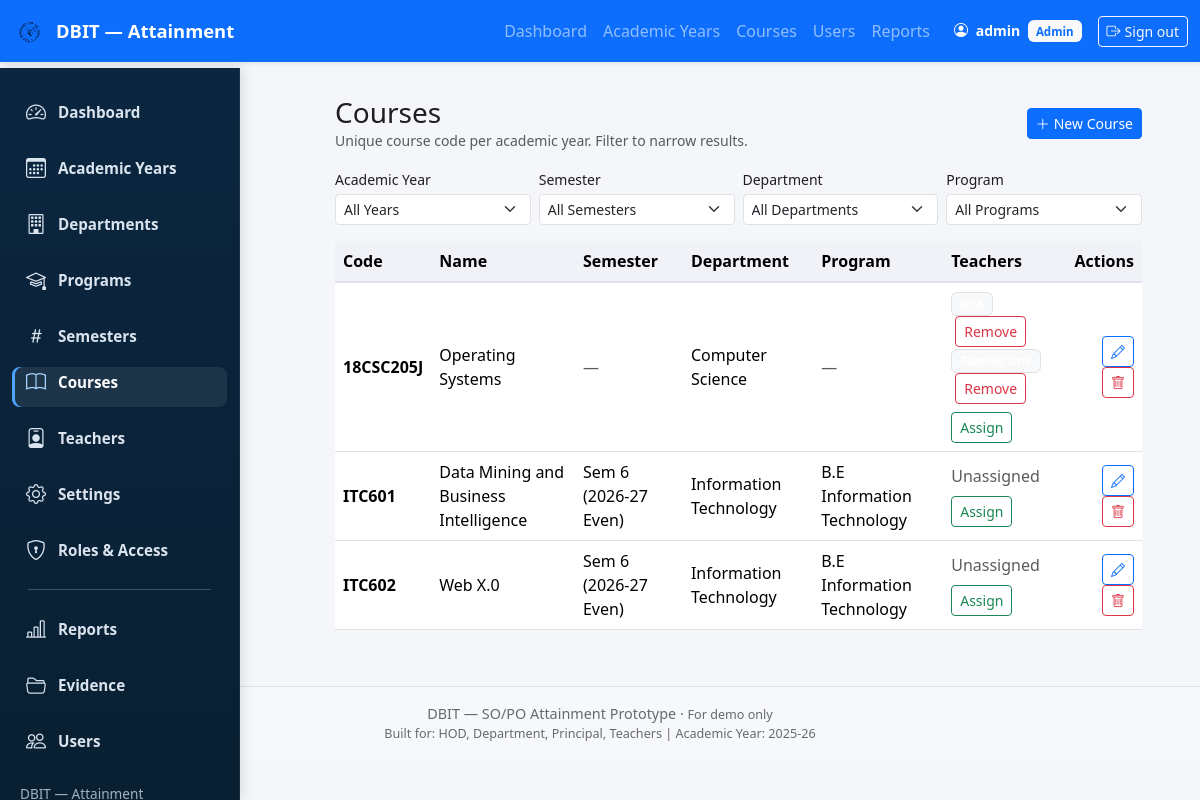
Before: /admin-panel/courses/ (signed in) with the older database file.
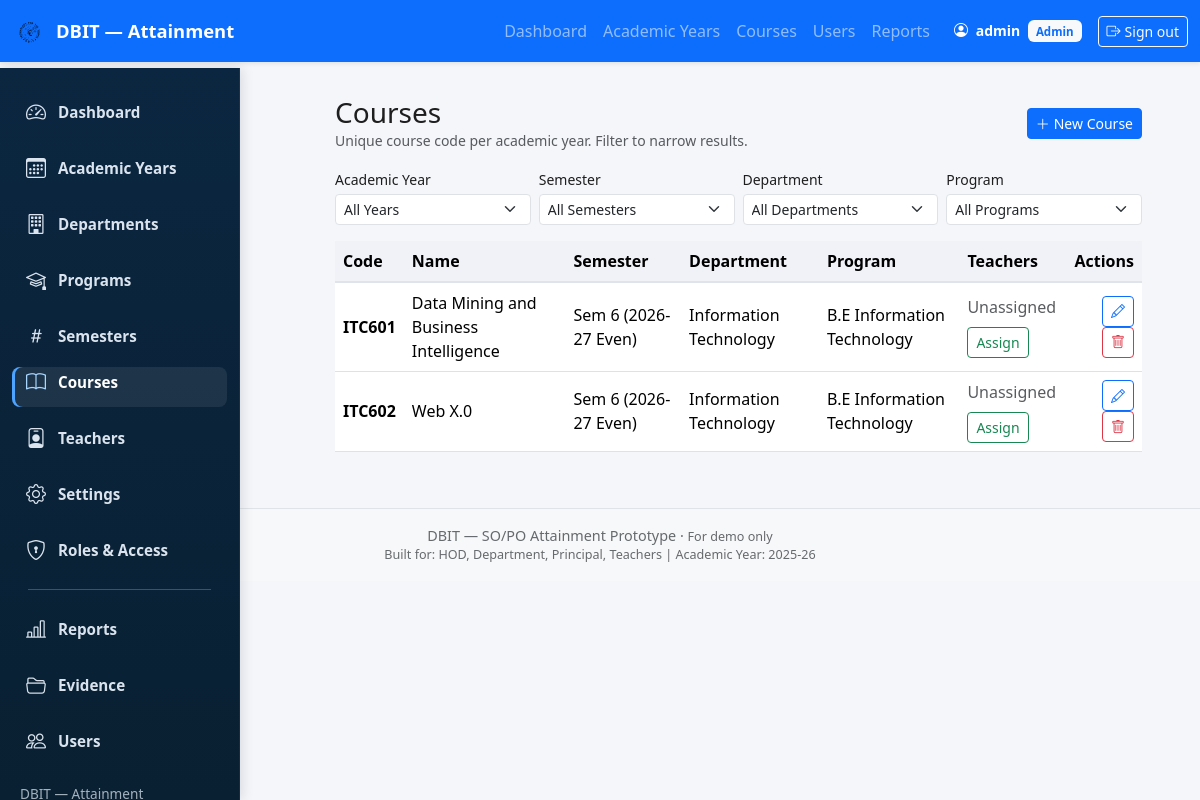
After: the same page with the newer database file.
### attainment/models.py (models this page shows, shortened)
class Course(models.Model):
    code = models.CharField(max_length=20)
    name = models.CharField(max_length=200)
    department = models.ForeignKey(
        Department, on_delete=models.CASCADE, related_name="courses"
    )
    academic_year = models.ForeignKey(
        AcademicYear, on_delete=models.CASCADE, null=True, blank=True
    )
    semester = models.ForeignKey(
        Semester, on_delete=models.CASCADE,
        null=True, blank=True, related_name="courses"
    )
    program = models.ForeignKey(
        Program, on_delete=models.CASCADE,
        null=True, blank=True, related_name="courses"
    )

class Department(models.Model):
    name = models.CharField(max_length=100, unique=True)
    is_first_year = models.BooleanField(default=False)

class TeacherCourseAssignment(models.Model):
    teacher = models.ForeignKey(
        User, on_delete=models.CASCADE, related_name="teaching"
    )
    course = models.ForeignKey(
        Course, on_delete=models.CASCADE, related_name="teachers"
    )

class Semester(models.Model):
    number = models.IntegerField()
    type = models.CharField(max_length=4, choices=SemesterType.choices)
    academic_year = models.ForeignKey(
        AcademicYear, on_delete=models.CASCADE, related_name="semesters"
    )
    is_locked = models.BooleanField(default=False)

class AcademicYear(models.Model):
    name = models.CharField(max_length=20, unique=True)
    is_active = models.BooleanField(default=False)

class Program(models.Model):
    name = models.CharField(max_length=200)
    department = models.ForeignKey(
        Department, on_delete=models.CASCADE, related_name="programs"
    )

### attainment/admin_views.py (the view)
# urls.py: path('admin-panel/courses/', av.admin_courses, name="admin_courses"),
@login_required
@role_required('ADMIN')
def admin_courses(request):
    f_ay = request.GET.get("ay")
    f_sem = request.GET.get("sem")
    f_dept = request.GET.get("dept")
    f_prog = request.GET.get("prog")
    courses = Course.objects.select_related(
        "semester", "semester__academic_year", "department", "program"
    )
    if f_ay:
        courses = courses.filter(semester__academic_year_id=f_ay)
    if f_sem:
        courses = courses.filter(semester_id=f_sem)
    if f_dept:
        courses = courses.filter(department_id=f_dept)
    if f_prog:
        courses = courses.filter(program_id=f_prog)
    courses = courses.order_by("code")
    academic_years = AcademicYear.objects.all().order_by("-is_active", "-name")
    semesters = Semester.objects.select_related("academic_year").order_by("academic_year__name", "number")
    departments = Department.objects.all().order_by("name")
    programs = Program.objects.select_related("department").order_by("department__name", "name")
    if f_ay:
        semesters = semesters.filter(academic_year_id=f_ay)
    teachers = User.objects.filter(profile__role=Role.TEACHER, is_active=True).order_by('first_name', 'last_name', 'username')
    return render(request, "admin_panel/courses.html", {
        "courses": courses,
        "academic_years": academic_years,
        "semesters": semesters,
        "departments": departments,
        "programs": programs,
        "teachers": teachers,
        "f_ay": int(f_ay) if f_ay else None,
        "f_sem": int(f_sem) if f_sem else None,
        "f_dept": int(f_dept) if f_dept else None,
        "f_prog": int(f_prog) if f_prog else None,
    })

### attainment/utils/rbac.py (called while the page is built)
def role_required(*allowed_roles):
    def decorator(view_func):
        @wraps(view_func)
        def _wrapped(request, *args, **kwargs):
            profile = getattr(request.user, "profile", None)
            if profile is None or profile.role not in allowed_roles:
                html = render_to_string("403.html", request=request)
                return HttpResponseForbidden(html)
            return view_func(request, *args, **kwargs)
        return _wrapped
    return decorator

### templates/admin_panel/courses.html (shortened to what the changed rows need)
{% extends "base.html" %}
{% block content %}
<div class="row">
  <div class="col-md-9">
    <div class="table-responsive">
      <table class="table table-hover align-middle">
        <thead class="table-light">
          <tr>
            <th>Code</th>
            <th>Name</th>
            <th>Semester</th>
            <th>Department</th>
            <th>Program</th>
            <th>Teachers</th>
            <th class="text-end">Actions</th>
          </tr>
        </thead>
        <tbody>
          {% for c in courses %}
          <tr>
            <td><strong>{{ c.code }}</strong></td>
            <td>{{ c.name }}</td>
            <td>
              {% if c.semester %}
                Sem {{ c.semester.number }} ({{ c.semester.academic_year.name }})
              {% else %}
                <span class="text-muted">—</span>
              {% endif %}
            </td>
            <td>{{ c.department.name }}</td>
            <td>
              {% if c.program %}{{ c.program.name }}{% else %}<span class="text-muted">—</span>{% endif %}
            </td>
            <td>
              {% with assigns=c.teachers.all %}
                {% if assigns %}
                  {% for a in assigns %}
                    <span class="badge bg-light border">{{ a.teacher.get_full_name|default:a.teacher.username }}</span>
                    <form method="post" action="{% url 'admin_unassign_course_from_teacher' a.teacher.pk c.pk %}" class="d-inline ms-1">
                      <button class="btn btn-sm btn-outline-danger">Remove</button>
                    </form>
                    <br/>
                  {% endfor %}
                {% else %}
                  <span class="text-muted">Unassigned</span>
                {% endif %}
              {% endwith %}
              <div class="mt-2">
                <button class="btn btn-outline-success btn-sm" data-bs-toggle="modal" data-bs-target="#assignTeacherModal{{ c.pk }}">Assign</button>
              </div>
            </td>
            <td class="text-end">
              <button class="btn btn-outline-primary btn-sm" title="Edit"
                      data-bs-toggle="modal" data-bs-target="#editCourseModal{{ c.pk }}">
                <i class="bi bi-pencil"></i>
              </button>
              <button class="btn btn-outline-danger btn-sm" title="Delete"
                      data-bs-toggle="modal" data-bs-target="#deleteCourseModal{{ c.pk }}">
                <i class="bi bi-trash"></i>
              </button>
            </td>
          </tr>
          {% empty %}
          <tr>
            <td colspan="6" class="text-center text-muted py-4">No courses found.</td>
          </tr>
          {% endfor %}
        </tbody>
      </table>
    </div>
  </div>
</div>
{% endblock %}

Changed rows visible on the page:
removed Course: code "18CSC205J", name "Operating Systems", department.name "Computer Science"
